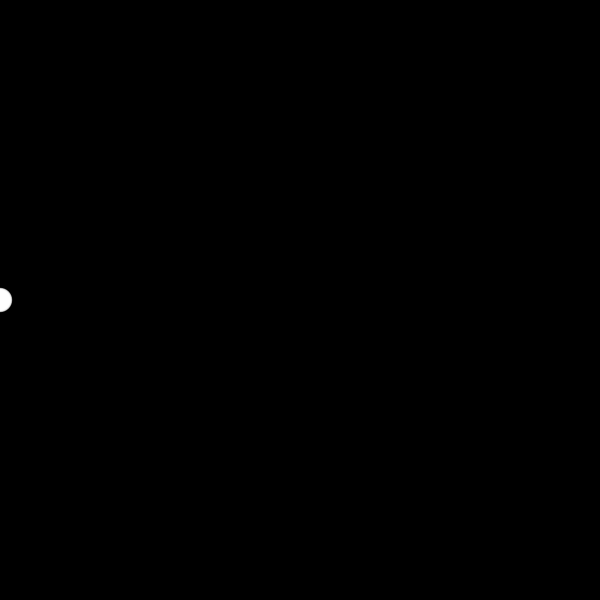
Frame 1 (no input)
Frame 60 (the mouse pressed at the canvas centre just before this capture): identical to frame 1, image omitted
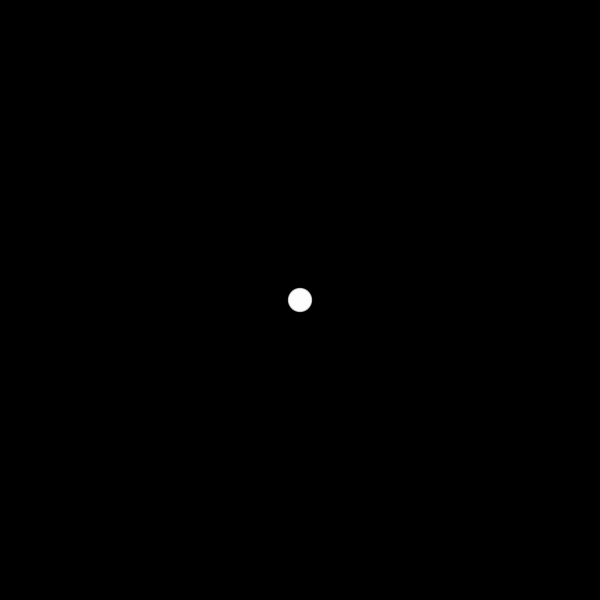
Frame 120 (the mouse held since frame 60 and released just before this capture)

The Processing sketch that drew these frames (run headless with seeded random() and noise(); from frame 60 on, the mouse is pressed at the canvas centre):

// Processing sketch: w7_05_ArrayTrailExample
// ── w7_05_ArrayTrailExample.pde
int num = 50;
int[] x = new int[num];

void setup() { 
  size(600, 600);
  noStroke();
  fill(255, 102);
}

void draw() {
  background(0);
  
  for (int i = num-1; i > 0; i--) {
    x[i] = x[i-1];
  }
  
  x[0] = mouseX;
  
  for (int i = 0; i < num; i++) {
    ellipse(x[i], width/2, i/2.0, i/2.0);
  }
}
